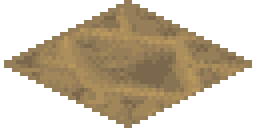
#> input picture assets/nature/ground/ground_soil_0.png, 64 x 32 px (shown 4 times larger)
$ python build_animal_remains.py
#> lines starting #> are read from the running program, lines starting #| are printed output that depends on the picture; after the words box and inside, x2 and y2 are one past the last pixel; in counts of white or black regions, pixels touching at a corner belong together
### tools/nature/build_proof.py
"""Rastert ComfyUI-Vorlagen ein und baut das Prüfblatt; keine Spielintegration."""
import json
import math
from pathlib import Path

import numpy as np
from PIL import Image, ImageDraw, ImageFont, ImageCms

ROOT = Path(__file__).resolve().parents[2]
SRC = ROOT / 'art/nature/comfyui'
OUT = ROOT / 'assets/nature'
# Vorhandenes sRGB-Profil wiederverwenden: ein neu erzeugtes ICC-Profil trägt
# einen Zeitstempel und würde sonst unveränderte PNGs bei jedem Build ändern.
_profile_source = OUT / 'ground/ground_soil_0.png'
PROFILE = (Image.open(_profile_source).info.get('icc_profile') if _profile_source.exists() else None)
if not PROFILE:
    PROFILE = ImageCms.ImageCmsProfile(ImageCms.createProfile('sRGB')).tobytes()
ANCHORS = {'soil':'967E58','sand':'DED09A','rock':'8A847C','grass_wet':'68A444',
           'grass_dry':'BAAC5C','burnt':'302A26','shrub_floor':'76823C',
           'forest_floor':'7A6854','shallow':'4A96C4','deep':'122E68',
           'pond':'3A76BA','stream':'4E96E6'}
ASSETS = []
IMAGES = {}
SHEET_TITLE='Eine kleine Welt. Lesbare Natur.'
SHEET_SUBTITLE='Gestaltungs-Prüfblatt 01  /  Lokales ComfyUI · SDXL  /  Entwurf zur Abnahme'
HOLE_MODULUS=19

def rgb(h):
    return tuple(bytes.fromhex(h))

def palette(h, factors=(.72,.86,1,1.10,1.19,1.28)):
    return [tuple(min(244,round(c*f)) for c in rgb(h)) for f in factors]

# [16 lines left out: functions save, texture, not called in this run]

def diamond_mask():
    a = np.zeros((32,64),dtype=np.uint8)
    for y in range(32):
        for x in range(64):
            if abs((x+.5-32)/32)+abs((y+.5-16)/16)<=1:
                a[y,x]=255
    return Image.fromarray(a)

# [164 lines left out: functions build_tiles, sprite, paste_at, build_scene, not called in this run]

def font(size,bold=False):
    return ImageFont.truetype('C:/Windows/Fonts/'+('segoeuib.ttf' if bold else 'segoeui.ttf'),size)

# [60 lines left out: functions sheet, main, not called in this run]

# [2 lines that do not run on import are left out]

### tools/nature/build_animal_remains.py
"""Kadaver und Dichtespuren im vorhandenen Pixelraster, ohne Simulationslogik."""
import json
from PIL import Image, ImageDraw
import build_animal_proof as a

b = a.b
OUT = a.OUT
SHADOW = (12, 26, 52, 77)
CONTOURS = {
    'carcass_large': {
        'l': ['.........', '.bb.bbbb.', 'bbbbbbbb.', '..k..k...'],
        'r': ['.........', '.bbbb.bb.', '.bbbbbbbb', '...k..k..'],
    },
    'carcass_small': {'l': ['bbb.', '.kb.'], 'r': ['.bbb', '.bk.']},
}
PALETTES = [('493B36', '706055', '998774'), ('434345', '686665', '96918A')]
TRACKS = {
    'deer': [(0, 0, 0), (2, 0, 0), (0, 1, 1), (2, 1, 1)],
    'wolf': [(0, 0, 1), (2, 0, 1), (1, 1, 0), (1, 2, 0)],
    'fox': [(1, 0, 1), (0, 1, 0), (1, 1, 0)],
    'rabbit': [(0, 0, 0), (2, 0, 0), (1, 2, 1), (3, 2, 1)],
}


def carcass(kind, direction, variant):
    rows = CONTOURS[kind][direction]
    w, h = len(rows[0]), len(rows)
    im = Image.new('RGBA', (w, h))
    palette = [b.rgb(c) + (255,) for c in PALETTES[variant]]
    for y, row in enumerate(rows):
        for x, c in enumerate(row):
            if c != '.' and x > 0 and y + 1 < h and rows[y + 1][x - 1] == '.':
                im.putpixel((x - 1, y + 1), SHADOW)
    for y, row in enumerate(rows):
        for x, c in enumerate(row):
            if c != '.':
                # Beide Konturen werden unabhängig beleuchtet: rechts oben hell.
                tone = 0 if c == 'k' else (2 if y <= 1 and x >= w // 2 else 1)
                im.putpixel((x, y), palette[tone])
    return im


def tracks(species):
    im = Image.new('RGBA', (64, 32))
    palette = [(83, 70, 48, 255), (137, 122, 82, 255), (165, 154, 108, 255)]
    # Lockere, feste Gruppen ohne Bewegung im Zeitraffer.
    for i, (x, y) in enumerate([(16, 15), (24, 12), (32, 16), (40, 13)]):
        for dx, dy, tone in TRACKS[species]:
            im.putpixel((x + dx, y + dy + i % 2), palette[tone])
    if species in ('deer', 'rabbit'):
        for x, y in [(24, 21), (35, 9), (44, 18)]:
            im.putpixel((x, y), palette[2])
            im.putpixel((x + 1, y - 1), palette[1])
    return im


def main():
    assets, images, checks = [], {}, []
    for kind in CONTOURS:
        mapping = []
        for variant in (0, 1):
            for direction in ('l', 'r'):
                filename = f'{kind}_{variant}_rest_{direction}_f0.png'
                im = carcass(kind, direction, variant)
                images[filename] = im
                mapping.append(dict(variant=variant, direction=direction, frame=0, file=filename))
        assets.append(dict(id=kind, group='animals', size=list(im.size), anchor=[im.width // 2, im.height // 2], variants=2, state='rest', frames=1, frame_ms=None, directions=['l', 'r'], files=[m['file'] for m in mapping], frame_map=mapping, status='design_review'))
    for species in TRACKS:
        filename = f'tracks_{species}.png'
        images[filename] = tracks(species)
        assets.append(dict(id=f'tracks_{species}', group='animals', size=[64, 32], anchor=[32, 16], files=[filename], opacity='renderer_density', status='design_review'))
#> after the loop, images = 12 items
    diamond = b.diamond_mask()
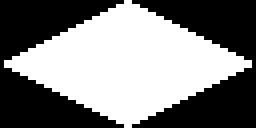
#> diamond: PIL image 64x32 L (shown 4 times larger); 50% white; 1 white region, box (x1, y1, x2, y2) and area: (1, 0, 63, 32) 1024
    for filename, im in images.items():
        colors = {p[:3] for p in im.getdata() if p[3]}
        alpha = {p[3] for p in im.getdata()}
        is_track = filename.startswith('tracks_')
        assert len(colors) <= (3 if is_track else 6)
        assert alpha <= ({0, 255} if is_track else {0, 77, 255})
        if is_track:
            assert im.size == (64, 32)
            assert all(not im.getpixel((x, y))[3] or diamond.getpixel((x, y)) for y in range(32) for x in range(64))
            assert sum(p[3] > 0 for p in im.getdata()) < 60
        else:
            assert im.size == ((9, 4) if filename.startswith('carcass_large') else (4, 2))
        im.save(OUT / filename, icc_profile=b.PROFILE)
        checks.append(dict(file=filename, size=list(im.size), colors=len(colors), alpha=sorted(alpha), srgb=True))
#> this loop made 12 passes
#> (filename, is_track) on passes 1 to 12: ('carcass_large_0_rest_l_f0.png', False), ('carcass_large_0_rest_r_f0.png', False), ('carcass_large_1_rest_l_f0.png', False), ('carcass_large_1_rest_r_f0.png', False), ('carcass_small_0_rest_l_f0.png', False), ('carcass_small_0_rest_r_f0.png', False), ('carcass_small_1_rest_l_f0.png', False), ('carcass_small_1_rest_r_f0.png', False), ('tracks_deer.png', True), ('tracks_wolf.png', True), ('tracks_fox.png', True), ('tracks_rabbit.png', True)
#> after the loop, checks = 12 items
    assert len({(im.size, im.tobytes()) for im in images.values()}) == len(images)
    manifest_path = OUT / 'manifest.json'
#> (the run stopped early here; a loop or call above may not have finished)
